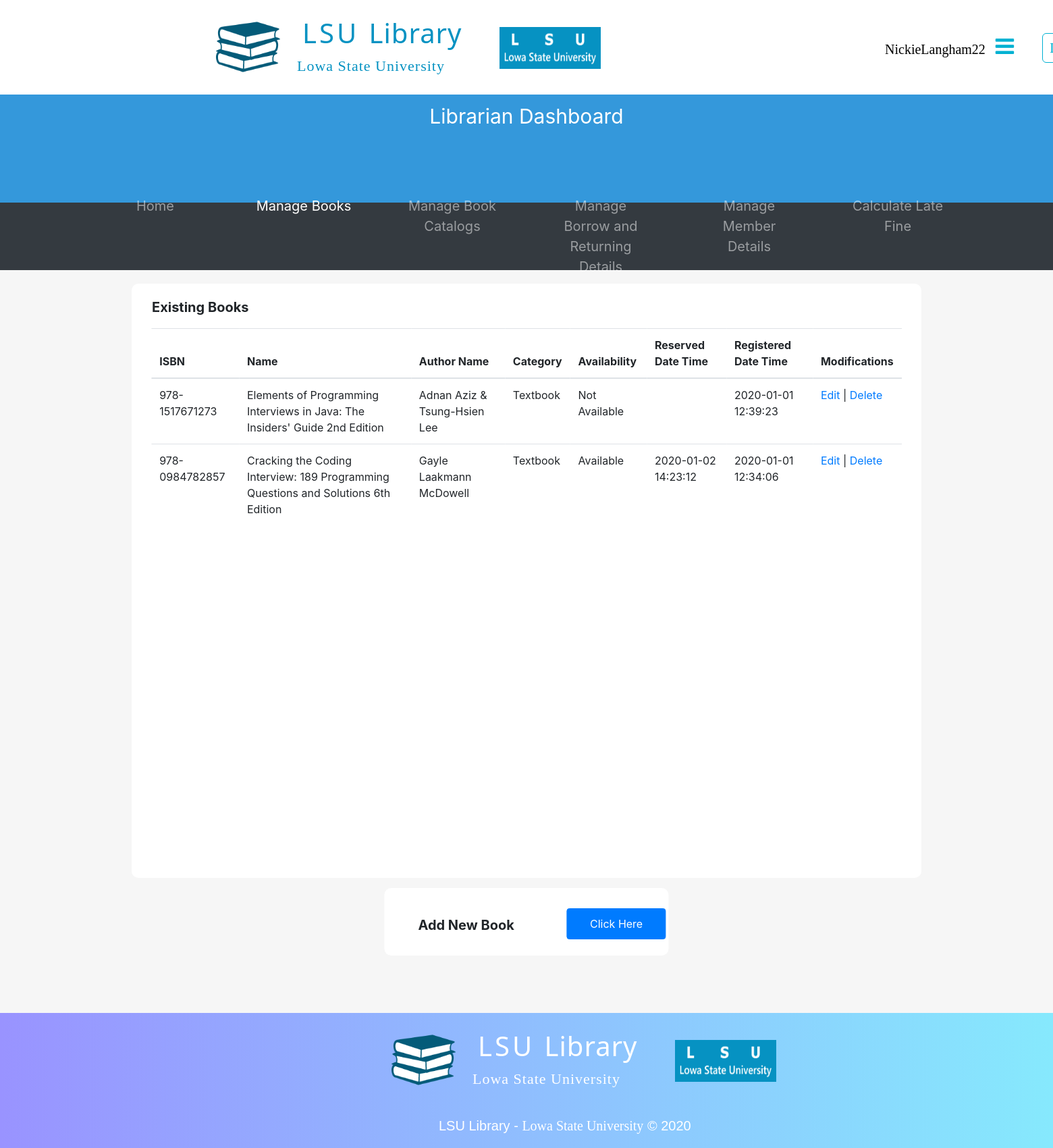
Page /librarianDashboard/1.manageBooks/manageBooks.php (signed in) on the committed database.
### tables this page shows
CREATE TABLE Book(
  ISBN VARCHAR(17) NOT NULL,
  Name VARCHAR(200) NOT NULL,
  bcCategoryID INT(8) NOT NULL,
  baAvailabilityID INT(8) NOT NULL,
  ReserveDateTime DATETIME,
  RegisteredDateTime DATETIME DEFAULT CURRENT_TIMESTAMP,
  PRIMARY KEY (ISBN),
  FOREIGN KEY (bcCategoryID) REFERENCES BookCategory (CategoryID),
  FOREIGN KEY (baAvailabilityID) REFERENCES BookAvailability (AvailabilityID)
);

CREATE TABLE BookCategory(
  CategoryID INT AUTO_INCREMENT,
  Category VARCHAR(50) NOT NULL,
  PRIMARY KEY (CategoryID)
);

CREATE TABLE BookAvailability(
  AvailabilityID INT(8) AUTO_INCREMENT,
  Availability VARCHAR(15) NOT NULL,
  PRIMARY KEY (AvailabilityID)
);

CREATE TABLE BookAuthor(
  bISBN VARCHAR(17) NOT NULL,
  Author VARCHAR(50) NOT NULL,
  PRIMARY KEY (bISBN, Author),
  FOREIGN KEY (bISBN) REFERENCES Book (ISBN)
);

### librarianDashboard/1.manageBooks/manageBooks.php (the view, shortened to what this page needs)
<?php
  include_once("../../LSULibraryDBConnection.php");
        ?> <script>
<!DOCTYPE html>
<html>
  <head>
    <link rel="stylesheet" href="../../assets/css/defaultLayout.css">
    <link rel="stylesheet" href="https://cdnjs.cloudflare.com/ajax/libs/font-awesome/4.7.0/css/font-awesome.min.css">
    <link rel="stylesheet" href="../../assets/bootstrap/css/bootstrap.min.css">
  </head>
  <body>
        <div style="height: 140px; width: 100%;">
              <div id="logoSection">
                <img src="../../assets/Images/LSULibraryLogo.png" alt="LSU Library Logo" id="lsuLibraryLogoIcon">
                <h1 id="mainTitle"> LSU <span id="mainTitleSpan">Library</span> </h1>
                <p id="mainTitleSub">Lowa State University</p>
                <img src="../../assets/Images/LSUUniversityLogo.png" alt="LSU Logo" id="lsuLogoIcon">
              </div>
              <table id="navSection">
                <tr>
                  <td class="navItem" id="navItem1">
                    <a href="" data-toggle="popover" data-trigger="hover" data-placement="bottom" title="Options"
                    data-content="View Account Details" style="color: black;">
                      <?php echo $_SESSION['username']; ?> &nbsp
                      <i class="fa fa-bars" style="font-size: 32px;
                                                  color: #00B1D2FF;"></i> &nbsp
                    </a>
                  </td>
                  <td class="navItem" id="navItem2">
                    <a href="../../logout.php">Logout</a>
                  </td>
                </tr>
              </table>
        </div>
            <div style="background-color: #3498DB;
                        width: 100%;
                        height: 160px;">
              <p style="font-size: 30px;
                        color: white;
                        text-align: center;
                        padding-top: 10px;">Librarian Dashboard</p>
              <div style="position: absolute;
                          left: 50%;
                          transform: translate(-50%,-0%);">
              </div>
            </div>
            <nav class="navbar navbar-expand-sm bg-dark navbar-dark" style="height: 100px;">
              <ul class="navbar-nav" style="text-align: center;
                                            position: absolute;
                                            left: 50%;
                                            transform: translate(-50%,-0%);
                                            font-size: 20px;">
                <li class="nav-item">
                  <a class="nav-link" href="../librarianDashboard.php">Home</a>
                </li>
                <li class="nav-item active">
                  <a class="nav-link" href="manageBooks.php">Manage Books</a>
                </li>
                <li class="nav-item">
                  <a class="nav-link" href="../2.manageBookCatalog/manageBookCatalog.php">Manage Book Catalogs</a>
                </li>
                <li class="nav-item">
                  <a class="nav-link" href="#">Manage Borrow and Returning Details</a>
                </li>
                <li class="nav-item">
                  <a class="nav-link" href="#">Manage Member Details</a>
                </li>
                <li class="nav-item">
                  <a class="nav-link" href="#">Calculate Late Fine</a>
                </li>
              </ul>
            </nav>
          <div style="width: 100%;
                      height: 1100px;
                      background-color: #F6F6F6;">
            <div style="width: 75%;
                        height: 880px;
                        background-color: #FFFFFF;
                        border-radius: 10px;
                        position: relative;
                        left: 50%;
                        transform: translateX(-50%);
                        top: 20px;">
              <p style="font-size: 20px;
                        padding-left: 30px;
                        padding-top: 20px;"><b>Existing Books</b></p>
              <div style="width: 95%;
                          height: 790px;
                          background-color: white;
                          position: absolute;
                          left: 50%;
                          transform: translateX(-50%);
                          overflow-y: scroll;">
                <?php
                  $bookDetailsSQL = "SELECT b.ISBN, b.Name, bc.Category, ba.Availability, b.ReserveDateTime, b.RegisteredDateTime FROM Book b
                                    INNER JOIN BookAvailability ba ON ba.AvailabilityID = b.baAvailabilityID
                                    INNER JOIN BookCategory bc ON bc.CategoryID = b.bcCategoryID
                                    ORDER BY RegisteredDateTime DESC;";
                  $bookDetailsResult = mysqli_query($databaseConn, $bookDetailsSQL);
                ?>
                <table class="table table-hover fixed_header" style="border-radius: 10px;">
                  <thead>
                    <tr>
                      <th> ISBN </th>
                      <th> Name </th>
                      <th> Author Name </th>
                      <th> Category </th>
                      <th> Availability </th>
                      <th> Reserved Date Time </th>
                      <th> Registered Date Time </th>
                      <th> Modifications </th>
                    </tr>
                  </thead>
                  <tbody>
                      <?php
                        while($bookDetailsRow = mysqli_fetch_array($bookDetailsResult)){
                          $ISBN = $bookDetailsRow["ISBN"];
                      ?>
                    <tr>
                      <td title="ISBN"><?php echo $ISBN ?></td>
                      <td title="Book Name"><?php echo $bookDetailsRow["Name"]; ?></td>
                        <?php
                          $bookAuthorSQL = "SELECT Author FROM BookAuthor WHERE bISBN = '$ISBN';";
                          $bookAuthorResult = mysqli_query($databaseConn, $bookAuthorSQL);
                          $bookAuthorRowCount = mysqli_num_rows($bookAuthorResult);
                          if($bookAuthorRowCount == 1){
                            while($bookAuthorRow = mysqli_fetch_array($bookAuthorResult)){
                              ?><td  title="Book Author"><?php echo $bookAuthorRow["Author"]; ?></td><?php
                            }
                          }
                          else if($bookAuthorRowCount == 2){
                            $bookAuthor = [];
                            while($bookAuthorRow = mysqli_fetch_array($bookAuthorResult)){
                              $bookAuthor[] = $bookAuthorRow["Author"];
                            }
                            ?><td  title="Book Author"><?php echo $bookAuthor[0]." & ".$bookAuthor[1]; ?></td><?php
                          }
                        ?>
                      <td title="Category"><?php echo $bookDetailsRow["Category"]; ?></td>
                      <td title="Availability"><?php echo $bookDetailsRow["Availability"]; ?></td>
                      <td title="Reserved Date Time"><?php echo $bookDetailsRow["ReserveDateTime"]; ?></td>
                      <td title="Registered Date Time"><?php echo $bookDetailsRow["RegisteredDateTime"]; ?></td>
                      <td>
                          <a href="updateBookDetails.php?isbn=<?php echo $ISBN ?>"> Edit </a>
						            | <a href="deleteBook.php?isbn=<?php echo $ISBN ?>"
                          onClick="return confirm('This book and along with connections to this book will be removed.\nAre you such you want to continue?')">
                          Delete
                        </a>
                      </td>
                    </tr>
                      <?php } ?>
                  </tbody>
                </table>
              </div>
            </div>
            <div style="width: 27%;
                        height: 100px;
                        background-color: #FFFFFF;
                        border-radius: 10px;
                        position: relative;
                        left: 50%;
                        transform: translateX(-50%);
                        top: 35px;">
              <p style="font-size: 20px;
                        padding-left: 50px;
                        padding-top: 40px;"><b>Add New Book</b></p>
              <button type="button" class="btn btn-primary" data-toggle="modal" data-target="#addBookModal"
               style="padding: 10px;
                      width: 35%;
                      position: absolute;
                      left: 270px;
                      top: 30px;">
                Click Here
              </button>
            </div>
          </div>
          <div id="footer">
            <div id="footerLogoSection">
              <img src="../../assets/images/LSULibraryLogo.png" alt="LSU Library Logo" id="lsuLibraryLogoIcon">
              <h1 id="mainTitle"> LSU <span id="mainTitleSpan">Library</span> </h1>
              <p id="mainTitleSub">Lowa State University</p>
              <img src="../../assets/images/LSUUniversityLogo.png" alt="LSU Logo" id="lsuLogoIcon">
            </div>
            <p id="footerText1Main">LSU Library - <span id="footerText1Sub">Lowa State University</span> &copy; 2020</p>
          </div>
  </body>
</html>

### assets/css/defaultLayout.css (style rules this page uses)
* { margin: 0; }
#lsuLibraryLogoIcon { height: 95px; width: 95px; position: relative; top: 122px; left: -120px; }
#logoSection { position: relative; top: -100px; left: 440px; }
#mainTitle { color: #0692c2; letter-spacing: 4px; font-family: 'Noto Sans', sans-serif; font-size: 40px; padding-top: 30px; padding-left: 8px; }
#mainTitleSpan { letter-spacing: 1px; }
#mainTitleSub { font-size: 22px; font-family: verdana; color: #0692c2; letter-spacing: 1px; }
#lsuLogoIcon { height: 62px; width: 150px; position: relative; top: -90px; left: 300px; }
#navSection { position: relative; top: -240px; left: 1280px; }
.navItem { padding-left: 20px; }
.navItem a { font-size: 25px; text-decoration: none; color: #00B1D2FF; font-family: verdana; font-size: 20px; border-style: solid; border-width: thin; border-radius: 6px; padding: 10px; }
#navItem1 a { border-color: white; transition-duration: 0.4s; }
#navItem2 a { transition-duration: 0.4s; }
#footer { background-image: linear-gradient(to right, #9993ff, #86e9fd); height: 200px; }
#footerLogoSection { position:relative; top: -100px; left: 700px; }
#footerLogoSection h1 { color: white; }
#footerLogoSection span { color: white; }
#footerLogoSection p { color: white; }
#footerText1Main { position: relative; top: -140px; left: 650px; font-family: sans-serif; font-size: 20px; color: white; }
#footerText1Sub { font-family: serif; font-size: 20px; color: white; }

### librarianDashboard/1.manageBooks/manageBooks.php (style rules this page uses)
nav li { margin-left:30px; margin-right:30px; width: 160px; }

### rows in the picture
book: ISBN "978-1517671273", Name "Elements of Programming Interviews in Java: The Insiders' Guide 2nd Edition", bookAuthor "Adnan Aziz", bookAuthor "Tsung-Hsien Lee", bcCategoryID.Category "Textbook", baAvailabilityID.Availability "Not Available", RegisteredDateTime "2020-01-01 12:39:23"
book: ISBN "978-0984782857", Name "Cracking the Coding Interview: 189 Programming Questions and Solutions 6th Edition", bcCategoryID.Category "Textbook", baAvailabilityID.Availability "Available", ReserveDateTime "2020-01-02 14:23:12", RegisteredDateTime "2020-01-01 12:34:06"
bookauthor: Author "Gayle Laakmann McDowell"

### other values in the picture
$_SESSION['username'] "NickieLangham22"
